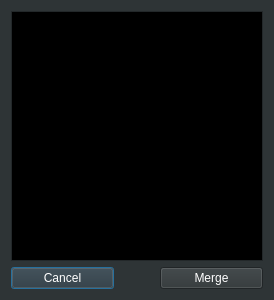
<?xml version="1.0" encoding="UTF-8"?>
<ui version="4.0">
 <class>MergeDialog</class>
 <widget class="QDialog" name="MergeDialog">
  <property name="windowModality">
   <enum>Qt::ApplicationModal</enum>
  </property>
  <property name="geometry">
   <rect>
    <x>0</x>
    <y>0</y>
    <width>274</width>
    <height>300</height>
   </rect>
  </property>
  <property name="sizePolicy">
   <sizepolicy hsizetype="Fixed" vsizetype="Fixed">
    <horstretch>0</horstretch>
    <verstretch>0</verstretch>
   </sizepolicy>
  </property>
  <property name="palette">
   <palette>
    <active>
     <colorrole role="WindowText">
      <brush brushstyle="SolidPattern">
       <color alpha="255">
        <red>255</red>
        <green>255</green>
        <blue>255</blue>
       </color>
      </brush>
     </colorrole>
     <colorrole role="Button">
      <brush brushstyle="SolidPattern">
       <color alpha="255">
        <red>46</red>
        <green>52</green>
        <blue>54</blue>
       </color>
      </brush>
     </colorrole>
     <colorrole role="Light">
      <brush brushstyle="SolidPattern">
       <color alpha="255">
        <red>69</red>
        <green>78</green>
        <blue>81</blue>
       </color>
      </brush>
     </colorrole>
     <colorrole role="Midlight">
      <brush brushstyle="SolidPattern">
       <color alpha="255">
        <red>57</red>
        <green>65</green>
        <blue>67</blue>
       </color>
      </brush>
     </colorrole>
     <colorrole role="Dark">
      <brush brushstyle="SolidPattern">
       <color alpha="255">
        <red>23</red>
        <green>26</green>
        <blue>27</blue>
       </color>
      </brush>
     </colorrole>
     <colorrole role="Mid">
      <brush brushstyle="SolidPattern">
       <color alpha="255">
        <red>30</red>
        <green>34</green>
        <blue>36</blue>
       </color>
      </brush>
     </colorrole>
     <colorrole role="Text">
      <brush brushstyle="SolidPattern">
       <color alpha="255">
        <red>255</red>
        <green>255</green>
        <blue>255</blue>
       </color>
      </brush>
     </colorrole>
     <colorrole role="BrightText">
      <brush brushstyle="SolidPattern">
       <color alpha="255">
        <red>255</red>
        <green>255</green>
        <blue>255</blue>
       </color>
      </brush>
     </colorrole>
     <colorrole role="ButtonText">
      <brush brushstyle="SolidPattern">
       <color alpha="255">
        <red>255</red>
        <green>255</green>
        <blue>255</blue>
       </color>
      </brush>
     </colorrole>
     <colorrole role="Base">
      <brush brushstyle="SolidPattern">
       <color alpha="255">
        <red>0</red>
        <green>0</green>
        <blue>0</blue>
       </color>
      </brush>
     </colorrole>
     <colorrole role="Window">
      <brush brushstyle="SolidPattern">
       <color alpha="255">
        <red>46</red>
        <green>52</green>
        <blue>54</blue>
       </color>
      </brush>
     </colorrole>
     <colorrole role="Shadow">
      <brush brushstyle="SolidPattern">
       <color alpha="255">
        <red>0</red>
        <green>0</green>
        <blue>0</blue>
       </color>
      </brush>
     </colorrole>
     <colorrole role="AlternateBase">
      <brush brushstyle="SolidPattern">
       <color alpha="255">
        <red>23</red>
        <green>26</green>
        <blue>27</blue>
       </color>
      </brush>
     </colorrole>
     <colorrole role="ToolTipBase">
      <brush brushstyle="SolidPattern">
       <color alpha="255">
        <red>255</red>
        <green>255</green>
        <blue>220</blue>
       </color>
      </brush>
     </colorrole>
     <colorrole role="ToolTipText">
      <brush brushstyle="SolidPattern">
       <color alpha="255">
        <red>0</red>
        <green>0</green>
        <blue>0</blue>
       </color>
      </brush>
     </colorrole>
    </active>
    <inactive>
     <colorrole role="WindowText">
      <brush brushstyle="SolidPattern">
       <color alpha="255">
        <red>255</red>
        <green>255</green>
        <blue>255</blue>
       </color>
      </brush>
     </colorrole>
     <colorrole role="Button">
      <brush brushstyle="SolidPattern">
       <color alpha="255">
        <red>46</red>
        <green>52</green>
        <blue>54</blue>
       </color>
      </brush>
     </colorrole>
     <colorrole role="Light">
      <brush brushstyle="SolidPattern">
       <color alpha="255">
        <red>69</red>
        <green>78</green>
        <blue>81</blue>
       </color>
      </brush>
     </colorrole>
     <colorrole role="Midlight">
      <brush brushstyle="SolidPattern">
       <color alpha="255">
        <red>57</red>
        <green>65</green>
        <blue>67</blue>
       </color>
      </brush>
     </colorrole>
     <colorrole role="Dark">
      <brush brushstyle="SolidPattern">
       <color alpha="255">
        <red>23</red>
        <green>26</green>
        <blue>27</blue>
       </color>
      </brush>
     </colorrole>
     <colorrole role="Mid">
      <brush brushstyle="SolidPattern">
       <color alpha="255">
        <red>30</red>
        <green>34</green>
        <blue>36</blue>
       </color>
      </brush>
     </colorrole>
     <colorrole role="Text">
      <brush brushstyle="SolidPattern">
       <color alpha="255">
        <red>255</red>
        <green>255</green>
        <blue>255</blue>
       </color>
      </brush>
     </colorrole>
     <colorrole role="BrightText">
      <brush brushstyle="SolidPattern">
       <color alpha="255">
        <red>255</red>
        <green>255</green>
        <blue>255</blue>
       </color>
      </brush>
     </colorrole>
     <colorrole role="ButtonText">
      <brush brushstyle="SolidPattern">
       <color alpha="255">
        <red>255</red>
        <green>255</green>
        <blue>255</blue>
       </color>
      </brush>
     </colorrole>
     <colorrole role="Base">
      <brush brushstyle="SolidPattern">
       <color alpha="255">
        <red>0</red>
        <green>0</green>
        <blue>0</blue>
       </color>
      </brush>
     </colorrole>
     <colorrole role="Window">
      <brush brushstyle="SolidPattern">
       <color alpha="255">
        <red>46</red>
        <green>52</green>
        <blue>54</blue>
       </color>
      </brush>
     </colorrole>
     <colorrole role="Shadow">
      <brush brushstyle="SolidPattern">
       <color alpha="255">
        <red>0</red>
        <green>0</green>
        <blue>0</blue>
       </color>
      </brush>
     </colorrole>
     <colorrole role="AlternateBase">
      <brush brushstyle="SolidPattern">
       <color alpha="255">
        <red>23</red>
        <green>26</green>
        <blue>27</blue>
       </color>
      </brush>
     </colorrole>
     <colorrole role="ToolTipBase">
      <brush brushstyle="SolidPattern">
       <color alpha="255">
        <red>255</red>
        <green>255</green>
        <blue>220</blue>
       </color>
      </brush>
     </colorrole>
     <colorrole role="ToolTipText">
      <brush brushstyle="SolidPattern">
       <color alpha="255">
        <red>0</red>
        <green>0</green>
        <blue>0</blue>
       </color>
      </brush>
     </colorrole>
    </inactive>
    <disabled>
     <colorrole role="WindowText">
      <brush brushstyle="SolidPattern">
       <color alpha="255">
        <red>23</red>
        <green>26</green>
        <blue>27</blue>
       </color>
      </brush>
     </colorrole>
     <colorrole role="Button">
      <brush brushstyle="SolidPattern">
       <color alpha="255">
        <red>46</red>
        <green>52</green>
        <blue>54</blue>
       </color>
      </brush>
     </colorrole>
     <colorrole role="Light">
      <brush brushstyle="SolidPattern">
       <color alpha="255">
        <red>69</red>
        <green>78</green>
        <blue>81</blue>
       </color>
      </brush>
     </colorrole>
     <colorrole role="Midlight">
      <brush brushstyle="SolidPattern">
       <color alpha="255">
        <red>57</red>
        <green>65</green>
        <blue>67</blue>
       </color>
      </brush>
     </colorrole>
     <colorrole role="Dark">
      <brush brushstyle="SolidPattern">
       <color alpha="255">
        <red>23</red>
        <green>26</green>
        <blue>27</blue>
       </color>
      </brush>
     </colorrole>
     <colorrole role="Mid">
      <brush brushstyle="SolidPattern">
       <color alpha="255">
        <red>30</red>
        <green>34</green>
        <blue>36</blue>
       </color>
      </brush>
     </colorrole>
     <colorrole role="Text">
      <brush brushstyle="SolidPattern">
       <color alpha="255">
        <red>23</red>
        <green>26</green>
        <blue>27</blue>
       </color>
      </brush>
     </colorrole>
     <colorrole role="BrightText">
      <brush brushstyle="SolidPattern">
       <color alpha="255">
        <red>255</red>
        <green>255</green>
        <blue>255</blue>
       </color>
      </brush>
     </colorrole>
     <colorrole role="ButtonText">
      <brush brushstyle="SolidPattern">
       <color alpha="255">
        <red>23</red>
        <green>26</green>
        <blue>27</blue>
       </color>
      </brush>
     </colorrole>
     <colorrole role="Base">
      <brush brushstyle="SolidPattern">
       <color alpha="255">
        <red>46</red>
        <green>52</green>
        <blue>54</blue>
       </color>
      </brush>
     </colorrole>
     <colorrole role="Window">
      <brush brushstyle="SolidPattern">
       <color alpha="255">
        <red>46</red>
        <green>52</green>
        <blue>54</blue>
       </color>
      </brush>
     </colorrole>
     <colorrole role="Shadow">
      <brush brushstyle="SolidPattern">
       <color alpha="255">
        <red>0</red>
        <green>0</green>
        <blue>0</blue>
       </color>
      </brush>
     </colorrole>
     <colorrole role="AlternateBase">
      <brush brushstyle="SolidPattern">
       <color alpha="255">
        <red>46</red>
        <green>52</green>
        <blue>54</blue>
       </color>
      </brush>
     </colorrole>
     <colorrole role="ToolTipBase">
      <brush brushstyle="SolidPattern">
       <color alpha="255">
        <red>255</red>
        <green>255</green>
        <blue>220</blue>
       </color>
      </brush>
     </colorrole>
     <colorrole role="ToolTipText">
      <brush brushstyle="SolidPattern">
       <color alpha="255">
        <red>0</red>
        <green>0</green>
        <blue>0</blue>
       </color>
      </brush>
     </colorrole>
    </disabled>
   </palette>
  </property>
  <property name="windowTitle">
   <string>Merge</string>
  </property>
  <property name="sizeGripEnabled">
   <bool>false</bool>
  </property>
  <property name="modal">
   <bool>true</bool>
  </property>
  <layout class="QVBoxLayout" name="verticalLayout">
   <item>
    <widget class="QListWidget" name="ListStructs"/>
   </item>
   <item>
    <layout class="QHBoxLayout" name="horizontalLayout">
     <item>
      <widget class="QPushButton" name="CancelButton">
       <property name="text">
        <string>Cancel</string>
       </property>
      </widget>
     </item>
     <item>
      <spacer name="horizontalSpacer">
       <property name="orientation">
        <enum>Qt::Horizontal</enum>
       </property>
       <property name="sizeType">
        <enum>QSizePolicy::Fixed</enum>
       </property>
       <property name="sizeHint" stdset="0">
        <size>
         <width>40</width>
         <height>20</height>
        </size>
       </property>
      </spacer>
     </item>
     <item>
      <widget class="QPushButton" name="MergeButton">
       <property name="text">
        <string>Merge</string>
       </property>
      </widget>
     </item>
    </layout>
   </item>
  </layout>
 </widget>
 <resources/>
 <connections/>
</ui>
